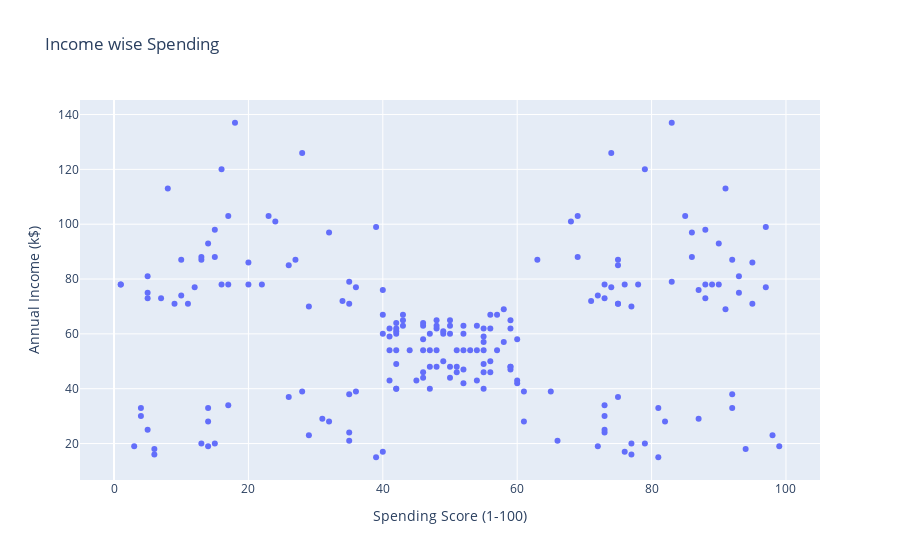

The notebook cell this image was saved under:
### Code cell
# income wise spending score
px.scatter(df, y='Annual Income (k$)', x='Spending Score (1-100)', title='Income wise Spending')

### Figure 1 — Plotly figure (JSON) as saved in the notebook; plotly's stock layout.template omitted (floating-point values rounded to 4 significant figures; data arrays with more than 128 entries replaced by an {"elided": "..."} marker saying what was removed)
{"data": [{"hovertemplate": "Spending Score (1-100)=%{x}<br>Annual Income (k$)=%{y}<extra></extra>", "legendgroup": "", "marker": {"color": "#636efa", "symbol": "circle"}, "mode": "markers", "name": "", "orientation": "v", "showlegend": false, "type": "scatter", "x": {"elided": "200 int values"}, "xaxis": "x", "y": {"elided": "200 int values"}, "yaxis": "y"}], "layout": {"legend": {"tracegroupgap": 0}, "title": {"text": "Income wise Spending"}, "xaxis": {"anchor": "y", "domain": [0, 1], "title": {"text": "Spending Score (1-100)"}}, "yaxis": {"anchor": "x", "domain": [0, 1], "title": {"text": "Annual Income (k$)"}}}}
